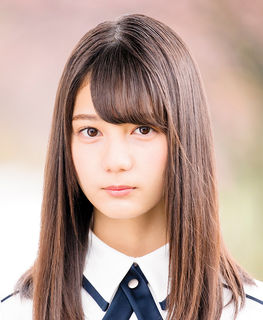
%> input picture kosaka.jpg, 263 x 320 px
$ octave blfp.m   (GNU Octave 9; MATLAB toolbox functions it lacks are replaced by stand-ins)
%> lines starting %> are read from the running program, lines starting %| are printed output that depends on the picture
pkg load image

clear all;
close all;
clc;

nao = '/home/tomato/Pictures/kosaka.jpg';
tecchi = '/home/tomato/Pictures/hirate.jpg';

function [U,V]=dftuv(M,N)
u=0:(M-1);
v=0:(N-1);

idx=find(u>M/2);
u(idx)=u(idx)-M;
idy=find(v>N/2);
v(idy)=v(idy)-N;

[V,U]=meshgrid(v,u);
endfunction

function H = lpfilter(type, M, N, D0, n)
%LPFILTER Computes frequency domain lowpass filters
%   H = LPFILTER(TYPE, M, N, D0, n) creates the transfer function of
%   a lowpass filter, H, of the specified TYPE and size (M-by-N).  To
%   view the filter as an image or mesh plot, it should be centered
%   using H = fftshift(H).
%
%   Valid values for TYPE, D0, and n are:
%
%   'ideal'    Ideal lowpass filter with cutoff frequency D0.  n need
%              not be supplied.  D0 must be positive
%
%   'btw'      Butterworth lowpass filter of order n, and cutoff D0.
%              The default value for n is 1.0.  D0 must be positive.
%
%   'gaussian' Gaussian lowpass filter with cutoff (standard deviation)
%              D0.  n need not be supplied.  D0 must be positive.

% Use function dftuv to set up the meshgrid arrays needed for
% computing the required distances.
[U, V] = dftuv(M, N);

% Compute the distances D(U, V).
D = sqrt(U.^2 + V.^2);

% Begin fiter computations.
switch type
case 'ideal'
   H = double(D <=D0);
case 'btw'
   if nargin == 4
      n = 1;
   end
   H = 1./(1 + (D./D0).^(2*n));
case 'gaussian'
   H = exp(-(D.^2)./(2*(D0^2)));
otherwise
   error('Unknown filter type.')
end
endfunction

function g = dftfilt(f, H)
%DFTFILT Performs frequency domain filtering.
%   G = DFTFILT(F, H) filters F in the frequency domain using the
%   filter transfer function H. The output, G, is the filtered
%   image, which has the same size as F.  DFTFILT automatically pads
%   F to be the same size as H.  Function PADDEDSIZE can be used to
%   determine an appropriate size for H.
%
%   DFTFILT assumes that F is real and that H is a real, uncentered
%   circularly-symmetric filter function.

%   Copyright 2002-2004 R. C. Gonzalez, R. E. Woods, & S. L. Eddins
%   Digital Image Processing Using MATLAB, Prentice-Hall, 2004
%   $Revision: 1.5 $  $Date: 2003/08/25 14:28:22 $

% Obtain the FFT of the padded input.
F = fft2(f, size(H, 1), size(H, 2));

% Perform filtering.
g = real(ifft2(H.*F));

% Crop to original size.
g = g(1:size(f, 1), 1:size(f, 2));
endfunction

  img = imread(nao);
%> img is the input picture: size 320x263x3 uint8; mean R, G, B 185.7, 159.2, 149.2
  %figure(1); imshow(img); title("Asli");
  figure
  subplot(2,3,1); imshow(img); title("Asli");

  bw = rgb2gray(img);
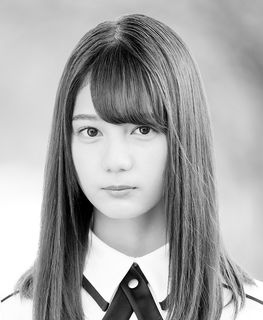
%> bw: size 320x263 uint8; min 0, max 255, mean 166
  %figure(2); imshow(img); title("BW");
  subplot(2,3,2); imshow(bw); title("BW");

  bw = im2double(bw);
%> bw: size 320x263 double
  [M, N] = size(bw);
%> M = 320; N = 263
  F = fft2(bw);
  %figure(3); imshow(F); title("Spektrum Asli");
  subplot(2,3,3); imshow(F); title("Spektrum Asli");
%> after `imshow(F)`:
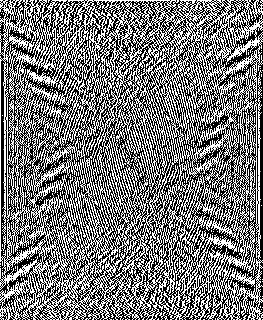
%> displayed picture: size 320x263, on the screen's scale of 0 to 255; min 0, max 255, mean 120.4

  D0 = 20;

  Li = lpfilter("btw", M, N, D0);
  flb = dftfilt(bw, Li);
%> in dftfilt, `g = real(ifft2(H.*F));`:
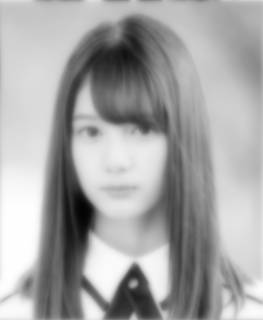
%> g: size 320x263 double; min 0.0113, max 1, mean 0.651

  F2 = log(1+abs(F));
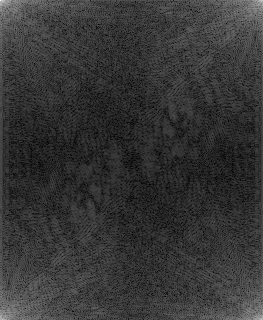
%> F2: size 320x263 double; min 0.107, max 10.91, mean 2.41; drawn with min black and max white
  %figure(4); imshow(F2, []); title("Spektrum Log");
  subplot(2,3,4); imshow(F2, []); title("Spektrum Log");

  Fs = fftshift(log(1+abs(fft2(flb))));
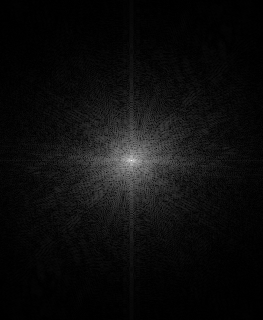
%> Fs: size 320x263 double; min 0.00159, max 10.91, mean 0.568; drawn with min black and max white
  %figure(5); imshow(Fs, []); title("Spektrum Pusat");
  subplot(2,3,5); imshow(fftshift(Li)); title("BLPF, D0 = 20");
  subplot(2,3,6); imshow(Fs, []); title("Spektrum Hasil");
%> after `title("Spektrum Hasil")`:
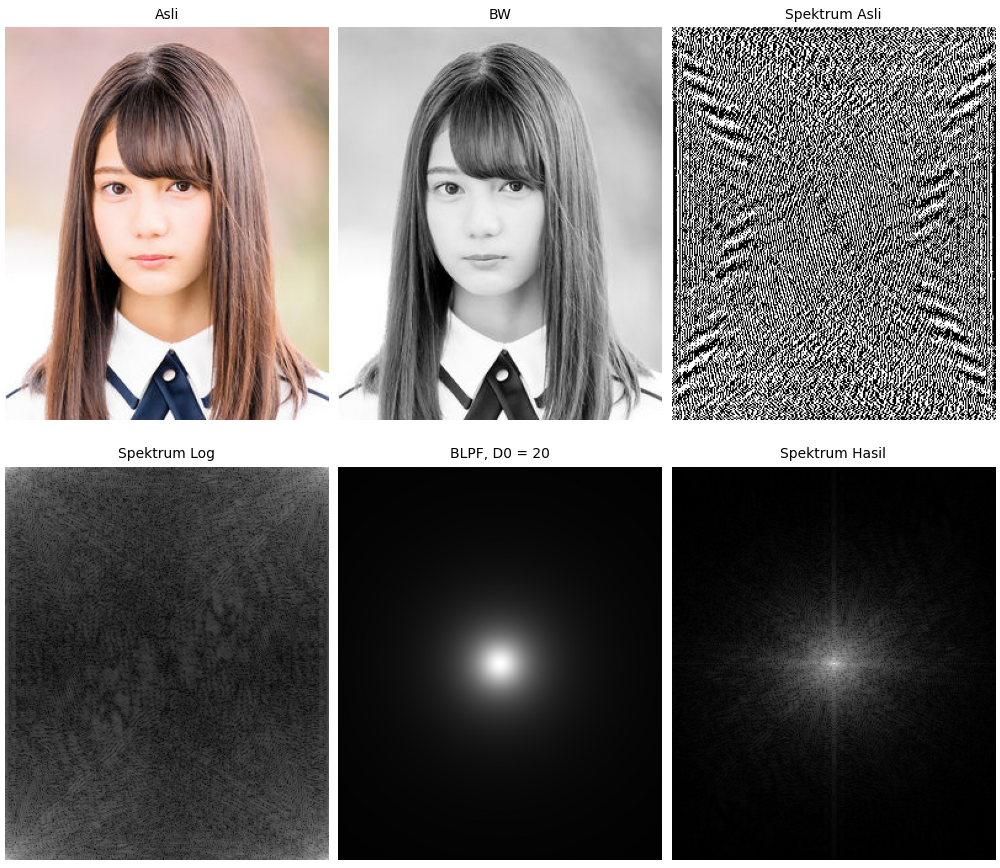
%> figure redrawn from the program's plot data, 6 panels

  figure
  imshow(flb);
